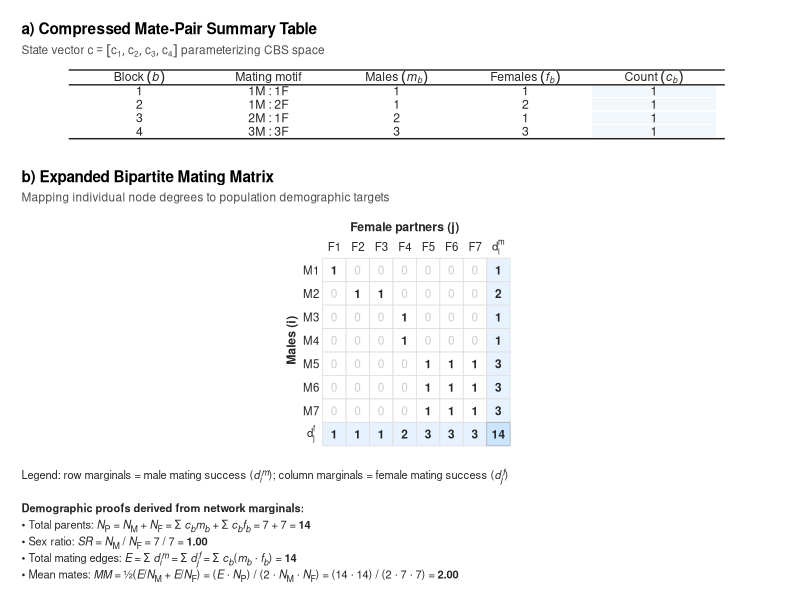

This figure's R source:
# ==============================================================================
# Script 08: Build Figure 2 (Stacked Panels 2a and 2b)
# Project: mateR2 Manuscript
# Goal: A single vertically stacked composite figure containing:
#       - (a) Mate-Pair Summary Table (compressed CBS state space, c_b)
#       - (b) Expanded bipartite mating matrix with demographic proofs
#
# CHANGED: rebuilt in ggplot2. The previous version rendered gt tables to PNG
# with gtsave() and stacked them with magick, which required TWO pieces of
# system software outside renv's reach: the ImageMagick C++ library, and a
# headless Chrome install (gt renders HTML and screenshots it). Neither can be
# restored by renv, so the script died for anyone without both. Figures 3-6 are
# already plain R; this makes the whole figure pipeline plain R.
# ==============================================================================

library(dplyr)
library(tidyr)
library(ggplot2)
library(patchwork)
library(ggtext)

if (!dir.exists("figures")) dir.create("figures", recursive = TRUE)

ink        <- "grey15"
fill_count <- "#f2f7fb"   # panel (a) count column
fill_marg  <- "#e6f2ff"   # panel (b) marginals
fill_corn  <- "#cce5ff"   # panel (b) corner (total edges)
zero_grey  <- "grey80"

base_tbl <- theme_void(base_size = 9) +
  theme(plot.title    = element_text(face = "bold", size = 11, hjust = 0),
        plot.subtitle = element_text(size = 8.5, colour = "grey30", hjust = 0),
        # element_markdown() renders the proofs with real subscripts; plain
        # element_text() prints "N_M" and "c_b" literally, which misstates
        # notation Section 2.1 defines carefully.
        plot.caption  = ggtext::element_markdown(size = 8, colour = ink,
                                                 hjust = 0, lineheight = 1.5),
        plot.margin   = margin(6, 10, 6, 10))

# ==============================================================================
# 1. PANEL (a): MATE-PAIR SUMMARY TABLE
# ==============================================================================
mp <- data.frame(
  Block_ID   = c("1", "2", "3", "4"),
  Block_Type = c("1M : 1F", "1M : 2F", "2M : 1F", "3M : 3F"),
  Males_m    = c(1, 1, 2, 3),
  Females_f  = c(1, 2, 1, 3),
  Count_c_b  = c(1, 1, 1, 1)
)

hdr_a <- c("Block~(italic(b))", "Mating~motif", "Males~(italic(m)[italic(b)])",
           "Females~(italic(f)[italic(b)])", "Count~(italic(c)[italic(b)])")
a_long <- mp %>%
  mutate(row = row_number()) %>%
  pivot_longer(-row, names_to = "col", values_to = "val",
               values_transform = as.character) %>%
  mutate(colx = match(col, names(mp)),
         val  = ifelse(grepl("^[0-9]+$", val), val, val))

p_a <- ggplot(a_long, aes(colx, -row)) +
  # count column highlight
  geom_tile(data = subset(a_long, colx == 5),
            fill = fill_count, colour = NA, width = 0.96, height = 0.9) +
  geom_text(aes(label = val), size = 3.1, colour = ink) +
  annotate("text", x = seq_along(hdr_a), y = 0, label = hdr_a, parse = TRUE,
           fontface = "bold", size = 3.1, colour = ink) +
  annotate("segment", x = 0.45, xend = 5.55, y = -0.55, yend = -0.55, colour = ink) +
  annotate("segment", x = 0.45, xend = 5.55, y =  0.55, yend =  0.55, colour = ink) +
  annotate("segment", x = 0.45, xend = 5.55, y = -4.55, yend = -4.55, colour = ink) +
  scale_x_continuous(limits = c(0.35, 5.7)) +
  scale_y_continuous(limits = c(-4.9, 0.9)) +
  labs(title = "a) Compressed Mate-Pair Summary Table",
       subtitle = expression("State vector "*c==group("[",list(c[1],c[2],c[3],c[4]),"]")*
                             " parameterizing CBS space")) +
  base_tbl

# ==============================================================================
# 2. PANEL (b): EXPANDED MATRIX & MARGINAL DEMOGRAPHICS
# ==============================================================================
Nm <- 7; Nf <- 7
B <- matrix(0, Nm, Nf, dimnames = list(paste0("M", 1:Nm), paste0("F", 1:Nf)))
B[1, 1]     <- 1   # 1M:1F
B[2, 2:3]   <- 1   # 1M:2F
B[3:4, 4]   <- 1   # 2M:1F
B[5:7, 5:7] <- 1   # 3M:3F

row_marg <- rowSums(B); col_marg <- colSums(B); E <- sum(B)
Np <- Nm + Nf; SR <- Nm / Nf; MM <- ((E / Nm) + (E / Nf)) / 2

cells <- expand.grid(i = 1:Nm, j = 1:Nf) %>%
  mutate(v = as.vector(B[cbind(i, j)]))

p_b <- ggplot() +
  # matrix body
  geom_tile(data = cells, aes(j, -i), fill = "white", colour = "grey88", linewidth = 0.3) +
  geom_text(data = cells, aes(j, -i, label = v,
                              fontface = ifelse(v == 1, "bold", "plain"),
                              colour = ifelse(v == 1, ink, zero_grey)), size = 3) +
  # row marginals
  geom_tile(data = data.frame(i = 1:Nm, v = row_marg),
            aes(Nf + 1, -i), fill = fill_marg, colour = "grey88", linewidth = 0.3) +
  geom_text(data = data.frame(i = 1:Nm, v = row_marg),
            aes(Nf + 1, -i, label = v), size = 3, fontface = "bold", colour = ink) +
  # column marginals
  geom_tile(data = data.frame(j = 1:Nf, v = col_marg),
            aes(j, -(Nm + 1)), fill = fill_marg, colour = "grey88", linewidth = 0.3) +
  geom_text(data = data.frame(j = 1:Nf, v = col_marg),
            aes(j, -(Nm + 1), label = v), size = 3, fontface = "bold", colour = ink) +
  # corner: total edges
  annotate("tile", x = Nf + 1, y = -(Nm + 1), fill = fill_corn,
           colour = "grey70", linewidth = 0.3) +
  annotate("text", x = Nf + 1, y = -(Nm + 1), label = E, size = 3,
           fontface = "bold", colour = ink) +
  # labels
  annotate("text", x = 1:Nf, y = 0, label = colnames(B), size = 2.9, colour = ink) +
  annotate("text", x = Nf + 1, y = 0, label = "d[i]^m", parse = TRUE,
           size = 2.9, fontface = "bold", colour = ink) +
  annotate("text", x = 0, y = -(1:Nm), label = rownames(B), size = 2.9, colour = ink) +
  annotate("text", x = 0, y = -(Nm + 1), label = "d[j]^f", parse = TRUE,
           size = 2.9, fontface = "bold", colour = ink) +
  annotate("text", x = (Nf + 1) / 2, y = 0.85, label = "Female partners (j)",
           size = 3.1, fontface = "bold", colour = ink) +
  annotate("text", x = -0.85, y = -(Nm + 1) / 2, label = "Males (i)", angle = 90,
           size = 3.1, fontface = "bold", colour = ink) +
  scale_colour_identity() +
  coord_fixed(clip = "off") +
  scale_x_continuous(limits = c(-1.2, Nf + 1.8)) +
  scale_y_continuous(limits = c(-(Nm + 1.7), 1.3)) +
  labs(title = "b) Expanded Bipartite Mating Matrix",
       subtitle = "Mapping individual node degrees to population demographic targets",
       caption = sprintf(paste0(
         "Legend: row marginals = male mating success (*d*<sub>*i*</sub><sup>*m*</sup>); ",
         "column marginals = female mating success (*d*<sub>*j*</sub><sup>*f*</sup>)<br><br>",
         "**Demographic proofs derived from network marginals:**<br>",
         "&bull; Total parents: *N*<sub>P</sub> = *N*<sub>M</sub> + *N*<sub>F</sub> = ",
         "&Sigma; *c*<sub>*b*</sub>*m*<sub>*b*</sub> + &Sigma; *c*<sub>*b*</sub>*f*<sub>*b*</sub> ",
         "= %d + %d = **%d**<br>",
         "&bull; Sex ratio: *SR* = *N*<sub>M</sub> / *N*<sub>F</sub> = %d / %d = **%.2f**<br>",
         "&bull; Total mating edges: *E* = &Sigma; *d*<sub>*i*</sub><sup>*m*</sup> = ",
         "&Sigma; *d*<sub>*j*</sub><sup>*f*</sup> = ",
         "&Sigma; *c*<sub>*b*</sub>(*m*<sub>*b*</sub> &middot; *f*<sub>*b*</sub>) = **%d**<br>",
         "&bull; Mean mates: *MM* = &frac12;(*E*/*N*<sub>M</sub> + *E*/*N*<sub>F</sub>) = ",
         "(*E* &middot; *N*<sub>P</sub>) / (2 &middot; *N*<sub>M</sub> &middot; *N*<sub>F</sub>) = ",
         "(%d &middot; %d) / (2 &middot; %d &middot; %d) = **%.2f**"),
         Nm, Nf, Np, Nm, Nf, SR, E, E, Np, Nm, Nf, MM)) +
  base_tbl

# ==============================================================================
# 3. STACK
# ==============================================================================
fig2 <- p_a / p_b + plot_layout(heights = c(1, 3.0))
out <- "figures/Figure_02_Worked_Example.png"
ggsave(out, fig2, width = 7.2, height = 8.0, dpi = 400, bg = "white")
cat("[SUCCESS] ->", out, "\n")
